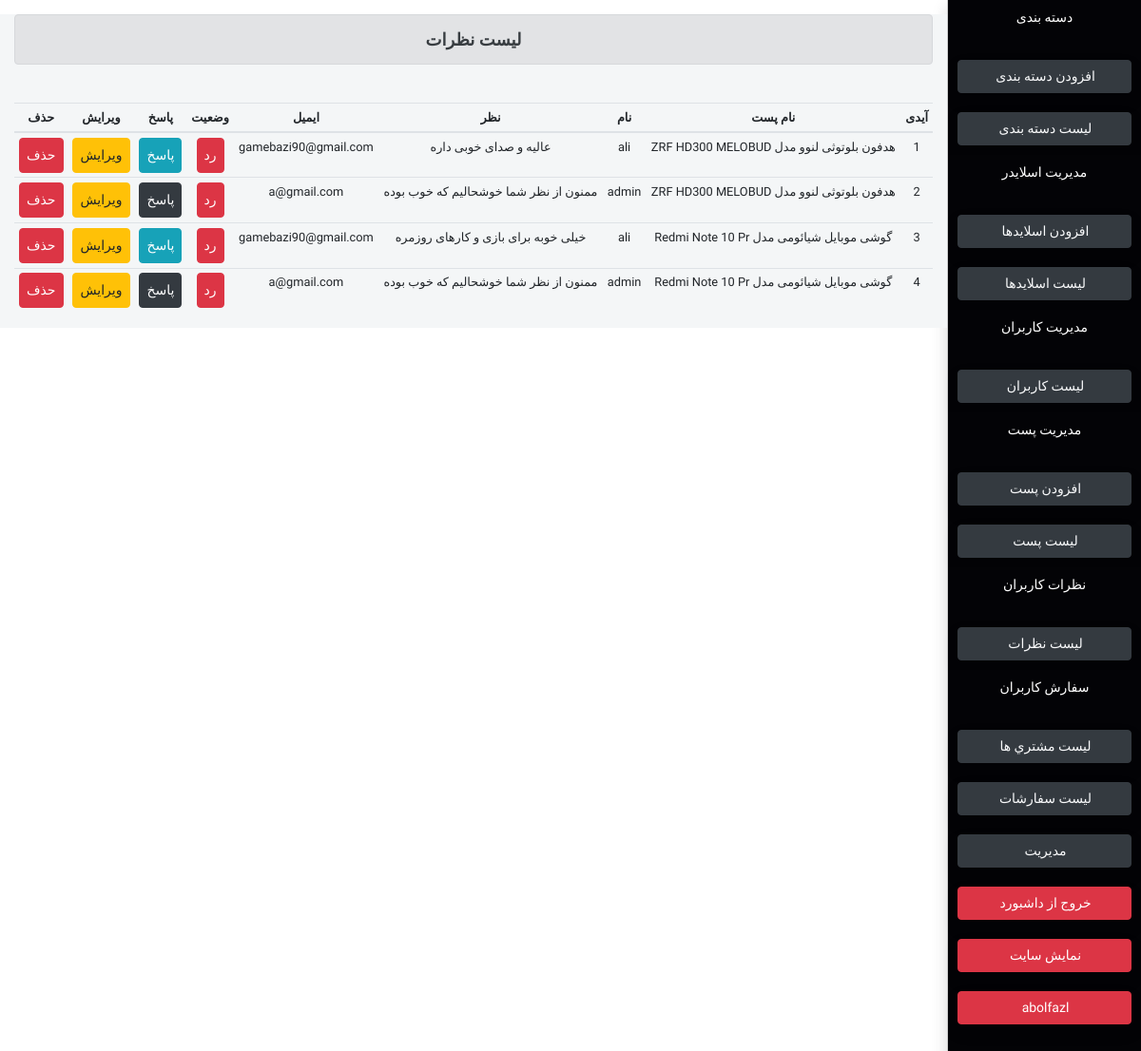
Page /admin/listcom.php (signed in) on the committed database.
### tables this page shows
CREATE TABLE `comment_table` (
  `id` int(11) NOT NULL,
  `postid` int(11) NOT NULL,
  `name` varchar(100) NOT NULL,
  `email` varchar(255) NOT NULL,
  `comment` text NOT NULL,
  `status` int(2) NOT NULL DEFAULT 0,
  `reply` int(2) NOT NULL DEFAULT 0,
  `time` date NOT NULL DEFAULT current_timestamp()
);

CREATE TABLE `product` (
  `id` int(11) NOT NULL,
  `catid` varchar(100) NOT NULL,
  `chid` varchar(100) NOT NULL,
  `title` varchar(100) NOT NULL,
  `seller` varchar(100) NOT NULL,
  `content` text NOT NULL,
  `warranty` varchar(100) NOT NULL,
  `brand` varchar(100) NOT NULL,
  `price` varchar(100) NOT NULL,
  `pricem` varchar(100) NOT NULL,
  `tags` varchar(256) NOT NULL,
  `picture` varchar(150) NOT NULL,
  `date` date NOT NULL DEFAULT current_timestamp()
);

### files/connect/database.php (called while the page is built, shortened)
<?php
class database
{
    public function __construct($dbname1, $dbuser1, $dbpass1)
    {
        $this->dbname = $dbname1;
        $this->dbuser = $dbuser1;
        $this->dbpass = $dbpass1;
        $this->conn = new PDO("mysql:host=localhost;dbname=" . $this->dbname, $this->dbuser, $this->dbpass);
    }
}
class action extends database
{
    public function select($query, $row = [], $fetch = "fetch")
    {
        $result = $this->conn->prepare($query);
        foreach ($row as $key => $value) {
            $result->bindValue($key + 1, $value);
        }
        $result->execute();
        if ($fetch == "fetch") {
            return $row = $result->fetch(PDO::FETCH_OBJ);
        } else {
            return $row = $result->fetchAll(PDO::FETCH_OBJ);
        }
    }
}

### admin/listcom.php (the view, shortened to what this page needs)
<?php include_once "fileadmin/page/header.php" ?>
<?php
$action = new action("store of me", "root", "");
?>
<?php
$query = "SELECT * FROM comment_table";
$row = [];
$selectcom = $action->select($query, $row, "fetchall");
?>
<div class="boxfather">
    <?php include_once 'fileadmin/page/sidebar.php' ?>
    <div class="leftbox" style="margin-top: 15px;">
        <div class="container-fluid text-center">
            <div class="row">
                <div class="col-12 ">
                    <div class="alert alert-secondary" style="font-size:18px;font-weight: bold;">
                        لیست نظرات
                    </div>
                    <br>
                    <table class="table table-hover table-sm small">
                        <thead>
                            <tr>
                                <th>آیدی</th>
                                <th>نام پست</th>
                                <th>نام</th>
                                <th>نظر</th>
                                <th>ایمیل</th>
                                <th>وضعيت</th>
                                <th>پاسخ</th>
                                <th>ویرایش</th>
                                <th>حذف</th>
                            </tr>
                        </thead>
                        <tbody>
                            <?php foreach ($selectcom as $value) { ?>
                                <tr>
                                    <td><?php echo $value->id ?></td>
                                    <td>
                                        <?php
                                        $query = "SELECT * FROM product WHERE id=?";
                                        $row = [$value->postid];
                                        $res = $action->select($query, $row);
                                        echo mb_substr($res->title, "0", "40");
                                        ?>
                                    </td>
                                    <td><?php echo $value->name ?></td>
                                    <td><?php echo $value->comment ?></td>
                                    <td><?php echo $value->email ?></td>
                                    <td>
                                        <?php if ($value->status == 0) { ?>
                                            <a href="<?php echo "listcom.php?taeed=" . $value->id ?>" class="btn btn-success" style="padding: 7px;font-size:14px;">
                                                تاييد
                                            </a>
                                        <?php } else { ?>
                                            <a href="<?php echo "listcom.php?rad=" . $value->id ?>" class="btn btn-danger" style="padding: 7px;font-size:14px;">
                                                رد
                                            </a>
                                        <?php } ?>
                                    </td>
                                    <td>
                                        <?php if ($value->reply == 0) { ?>
                                            <a href="<?php echo "repcom.php?id=" . $value->id ?>" class="btn btn-info" style="padding: 7px;font-size:14px;">پاسخ</a>
                                        <?php } else { ?>
                                            <span class="btn btn-dark" style="padding: 7px;font-size:14px;">پاسخ</span>
                                        <?php } ?>
                                    </td>
                                    <td><a href="<?php echo "editcom.php?editcom=" . $value->id ?>" class="btn btn-warning" style="padding: 7px;font-size:14px;">ویرایش</a></td>
                                    <td><a href="<?php echo "listcom.php?deletecom=" . $value->id ?>" class="btn btn-danger" style="padding: 7px;font-size:14px;">حذف</a></td>
                                </tr>
                            <?php } ?>
                        </tbody>
                    </table>
                </div>
            </div>
        </div>
    </div>
</div>
<?php include_once 'fileadmin/page/footer.php' ?>

### admin/fileadmin/css/style.css (style rules this page uses)
body { padding: 0; margin: 0; direction: rtl !important; background-color: #fff; text-decoration: none; list-style: none; }
* { font-family: 'Vazirmatn', sans-serif; }
.boxfather { width: 100%; height: 100%; }
.leftbox { float: left; width: 83%; height: 100%; background: #f4f6f7; }

### rows in the picture
comment_table: id "1", product.title "هدفون بلوتوثی لنوو مدل ZRF HD300 MELOBUD", name "ali", comment "عالیه و صدای خوبی داره", email "gamebazi90@gmail.com"
comment_table: id "2", product.title "هدفون بلوتوثی لنوو مدل ZRF HD300 MELOBUD", name "admin", comment "ممنون از نظر شما خوشحالیم که خوب بوده", email "a@gmail.com", reply "پاسخ"
comment_table: id "3", product.title "گوشی موبایل شیائومی مدل Redmi Note 10 Pr", name "ali", comment "خیلی خوبه برای بازی و کارهای روزمره", email "gamebazi90@gmail.com"
comment_table: id "4", product.title "گوشی موبایل شیائومی مدل Redmi Note 10 Pr", name "admin", comment "ممنون از نظر شما خوشحالیم که خوب بوده", email "a@gmail.com", reply "پاسخ"

### other values in the picture
$_SESSION['adminusername'] "abolfazl"
